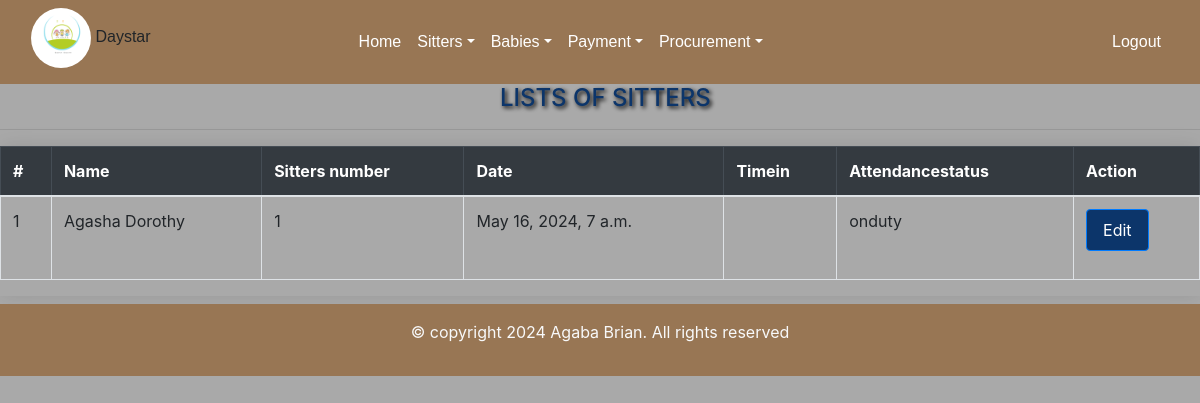
Page /readonduty/1/ on the committed database.
### day/models.py (models this page shows, shortened)
class Sitter_arrival(models.Model):
    sitter_name=models.ForeignKey(Sitterform, on_delete=models.CASCADE)
    sitter_number=models.CharField(max_length=100,unique=True)
    date_of_arrival=models.DateTimeField()
    Attendancestatus=models.CharField(choices=[('onduty', 'onduty')], max_length=100)
    created_at=models.DateTimeField(auto_now_add=True, null=True)

class Sitterform(models.Model):
    name=models.CharField(max_length=200)
    gender=models.CharField(choices=[('male', 'Male'),('Female', 'Female')], max_length=100)
    location=models.CharField(choices=[('kabalagala', 'kabalagala')], max_length=100)
    date_of_birth=models.DateField(default=timezone.now)
    next_of_kin=models.CharField( max_length=200)
    national_identification_number=models.CharField(max_length=200,validators=[NINvalidate])
    recommenders_name=models.CharField(max_length=200)
    religon=models.CharField(max_length=200,null=True, blank=True)
    level_of_education=models.CharField( choices=[('Diploma','Diploma'),('Highschool certificate','Highschool certificate'),('Others','Others')],max_length=200)
    sitter_number=models.CharField(unique=True,max_length=100)
    contacts=models.CharField(max_length=100,validators=[contactvalidate])
    date=models.DateField(default=timezone.now)
    def __str__(self):
        return self.name

### day/views.py (the view)
# urls.py: path('readonduty/<int:id>/', views.readonduty, name='readonduty'),
def readonduty(request ,id):
   sitter_info=Sitter_arrival.objects.get(id=id)
   return render(request,'readonduty.html',{'sitter_info':sitter_info})

### day/templates/readonduty.html (shortened to what this page needs)
{% extends 'base.html' %}
{% load static %}
{% block content%}
</head>
<body>
<h4 class="mb-3">LISTS OF SITTERS </h4><hr>
<div class="table-responsive">
    <table class="table table-bordered table-hover">
        <thead class="table-dark">
            <tr>
                <th scope="col">#</th>
                <th scope="col">Name</th>
                <th scope="col">Sitters number</th>
                <th scope="col">Date</th>
                <th scope="col">Timein</th>
                <th scope="col">Attendancestatus</th>
                <th scope=>Action</th>
            </tr>
        </thead>
        <tbody>
            <tr>
                <td>{{ sitter_info.id }}</td>
                <td>{{ sitter_info.sitter_name}}</td>
                <td>{{ sitter_info.sitter_number }}</td>
                <td>{{ sitter_info.date_of_arrival }}</td>
                <td>{{ sitter_info.timein }}</td>
                <td>{{ sitter_info.Attendancestatus}}</td>
                <td>
                    <div>
                        <a href="{% url 'editonduty' id=sitter_info.id %}" class="btn btn-primary mb-3">Edit </a>
                    </div>
                </td>
            </tr>
        </tbody>
    </table>
</div>
{% endblock %}

### day/templates/readonduty.html (style rules this page uses)
.table-responsive { box-shadow: 0 0 20px rgba(0, 0, 0, 0.1); }
h4 { margin-left: 500px; color:#0C356A; text-shadow: 2px 2px 4px #000000; }
body { background-color: darkgray; }
.btn-primary { background-color: #094f9f; }
.btn { background-color: #0c356a; color: white; transition: background-color 0.7s; text-decoration: none; padding: 8px 16px; border-radius: 4px; }

### rows in the picture
Sitter_arrival: id "1", sitter_name "Agasha Dorothy", sitter_number "1", date_of_arrival "May 16, 2024, 7 a.m.", Attendancestatus "onduty"
